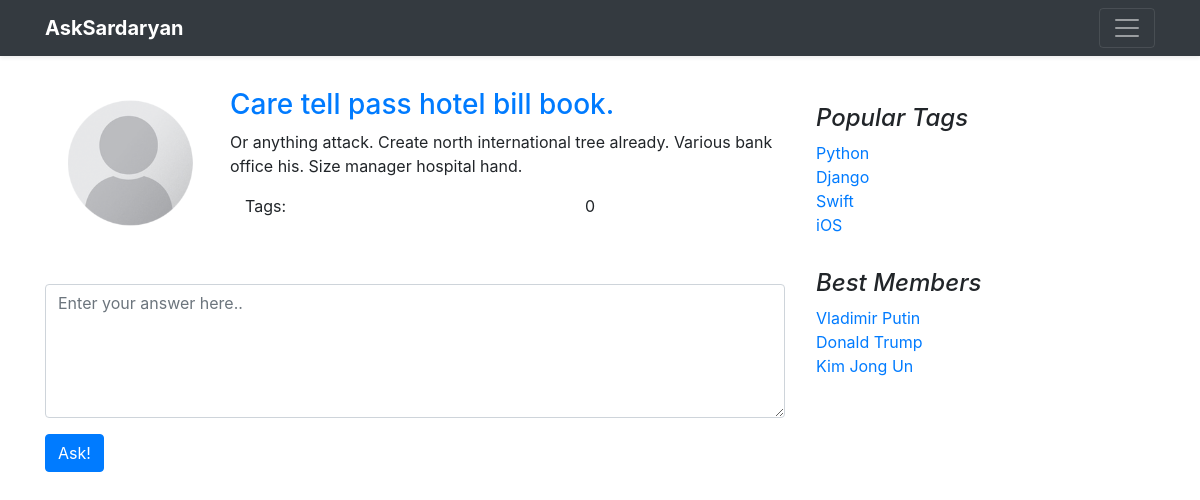
/questions/question/237/, run on an earlier commit of the app's database.
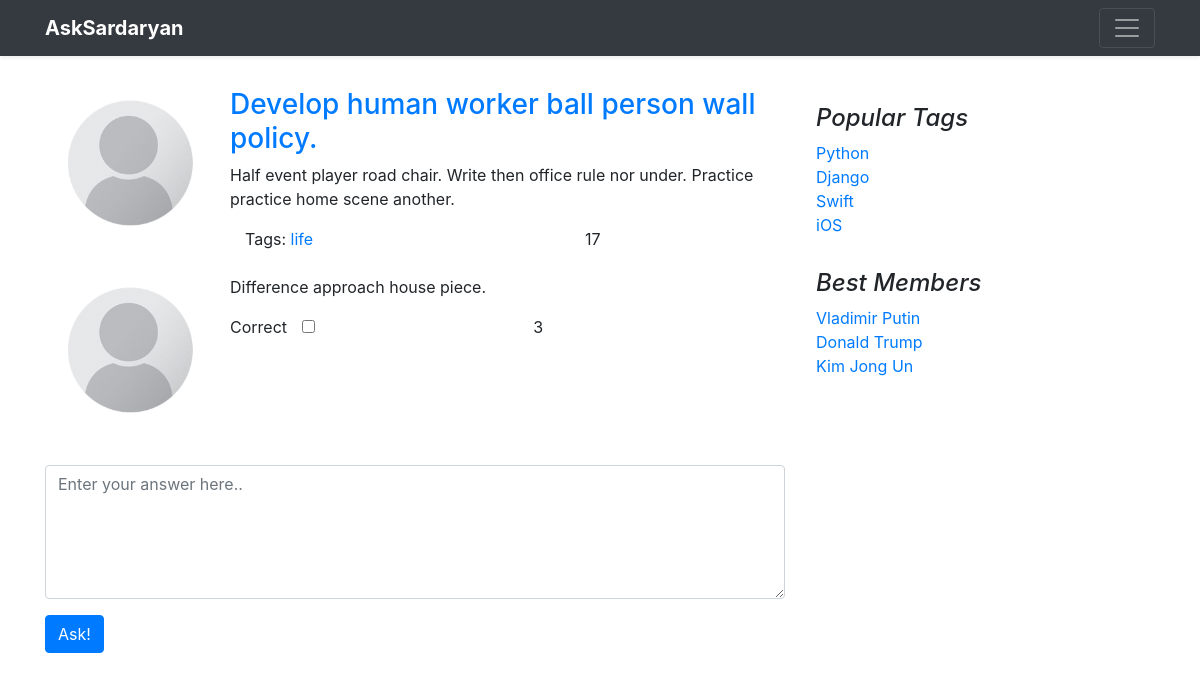
And on a later commit of the database.
### questions/models.py (models this page shows, shortened)
class Question(models.Model):
    author = models.ForeignKey(User, on_delete=models.CASCADE)
    title = models.CharField(max_length=120, verbose_name=u"Заголовок вопроса")
    text = models.TextField(verbose_name=u"Полное описание вопроса")
    create_date = models.DateTimeField(default=datetime.now, verbose_name=u"Время создания вопроса")
    is_active = models.BooleanField(default=True, verbose_name=u"Доступность вопроса")
    tags = models.ManyToManyField(Tag, blank=True, related_name="questions")
    rating = models.IntegerField(default=0)
    objects = QuestionManager()
    class Meta:
        ordering = ['-create_date']

class Tag(models.Model):
    title = models.CharField(max_length=120, verbose_name=u"Заголовок ярлыка")

class Comment(models.Model):
    author = models.ForeignKey(User, on_delete=models.CASCADE)
    question = models.ForeignKey(Question, on_delete=models.CASCADE)
    create_data = models.DateTimeField(default=datetime.now, verbose_name=u"Время создания комментария")
    text = models.TextField(blank=True, verbose_name=u"Комментарий")
    rating = models.IntegerField(default=0)

### questions/views.py (the view)
# urls.py: path("question/<int:pk>/", views.question_by_pk, name="question"),
def question_by_pk(request, pk):
    question = get_object_or_404(Question, pk=pk)
    return render(request, "questions/question_page.html", context={"question": question})

### questions/templates/questions/question_page.html
{% extends "base.html" %}
{% load static %}
{% block content %}
<div class="row">
    <div class="col-md-3">
        <div class="row justify-content-center">
            <img class="avatar rounded" src={% static "img/user.png" %}  >
        </div>
    </div>
    <div class="col-md-9">
        <div class="row">
            <h3><a href={% url "question" question.pk %}>{{ question.title }}</a></h3>
        </div>
        <div class="row">
            <p>{{ question.text }}</p>
        </div>
        <div class="row mb-0">
            <div class="col-8">
                Tags:
                {% for tag in question.tags.all %}
                    <a href={% url "tag" tag.title %}>{{ tag.title }}</a>
                {% endfor %}
            </div>
            <div class="row justify-content-center">
                {{ question.rating }}
            </div>
        </div>
    </div>
</div>
    <br>
    {% for comment in question.comment_set.all %}
        {% include "questions/comment.html" %}
    {% endfor %}
    <br>
    <form action="#" class='input-question'>
        <div class="form-group row">
            <textarea  id='Text' class='form-control' cols="5" rows="5" placeholder="Enter your answer here.."></textarea>
        </div>
        <div class="form-group row">
            <button type="submit" class="btn btn-primary">Ask!</button>
        </div>
    </form>
{% endblock %}

### questions/templates/base.html (shortened to what this page needs)
<!DOCTYPE html>
<html lang="en">
{% load static %}
<head>
    <link rel="stylesheet" href={% static "css/styles.css" %}>
    <link rel="stylesheet" href="https://stackpath.bootstrapcdn.com/bootstrap/4.1.3/css/bootstrap.min.css">
</head>
<body>
<header>
    <div class="navbar navbar-dark bg-dark shadow-sm">
        <div class="container d-flex justify-content-between">
            <a href={% url "index" %} class="navbar-brand d-flex align-items-center">
                <strong>AskSardaryan</strong>
            </a>
            <button class="navbar-toggler collapsed" type="button" data-toggle="collapse" data-target="#navbarHeader" aria-controls="navbarHeader" aria-expanded="false" aria-label="Toggle navigation">
                <span class="navbar-toggler-icon"></span>
            </button>
        </div>
    </div>
</header>
<body>
    <div class="container">
      <header class="blog-header py-3">
      </header>
    <main role="main" class="container">
      <div class="row">
        <div class="col-md-8 blog-main">
            {% block content %}
            {% endblock %}
        </div>
        <aside class="col-md-4 blog-sidebar">
          <div class="p-3">
            <h4 class="font-italic">Popular Tags</h4>
            <ol class="list-unstyled mb-0">
              <li><a href="#">Python</a></li>
              <li><a href="#">Django</a></li>
              <li><a href="#">Swift</a></li>
              <li><a href="#">iOS</a></li>
            </ol>
          </div>
          <div class="p-3">
            <h4 class="font-italic">Best Members</h4>
            <ol class="list-unstyled">
              <li><a href="#">Vladimir Putin</a></li>
              <li><a href="#">Donald Trump</a></li>
              <li><a href="#">Kim Jong Un</a></li>
            </ol>
          </div>
        </aside>
      </div>
    </main>
</body>
</body>
</html>

### questions/templates/questions/comment.html (shortened to what this page needs)
{% load static %}
<div class="row question-container question-container-border">
    <div class="col-md-3">
        <div class="row justify-content-center">
            <img class="avatar" src={% static "img/user.png" %}  >
        </div>
         <div class="row justify-content-center">
             <div class="row  justify-content-center ">
                 <div class="btn btn-link btn-lg btn-like">
                 </div>
              </div>
        </div>
    </div>
    <div class="col-md-9">
        <div class="row">
            <p>{{ comment.text }}</p>
        </div>
        <div class="form-group row mb-0">
                <label for="correct" >Correct</label>
            <div class="col-md-5">
                <input type="checkbox" id="correct">
            </div>
            <div class="col-md-5">
                {{ comment.rating }}
            </div>
        </div>
    </div>
</div>

### static/css/styles.css (style rules this page uses)
.avatar { max-width: 8em; max-height: 8em; margin-bottom:10px; margin-top: 10px; margin-right: 15px; }

What changed in the data, as far as the page shows it:
changed Question: title "Care tell pass hotel bill book." → "Develop human worker ball person wall policy."; text "Or anything attack. Create north international tree already. Various bank office his. Size manager hospital hand." → "Half event player road chair. Write then office rule nor under. Practice practice home scene another."; rating "0" → "17"
added Tag: title "life"
added Comment: text "Difference approach house piece.", rating "3"
